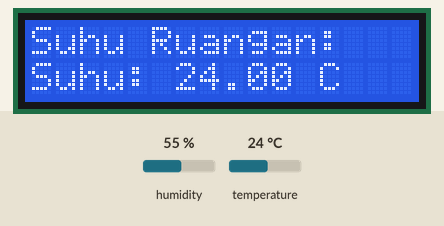
Simulated run of this sketch. Board: Arduino Uno, built with avr-gcc and run on an emulated ATmega328P. On the bench: 16×2 character LCD. Inputs (shaded band) come from the test bench; at power-on: temperature 24 °C, humidity 55 %. What the sketch prints to the serial monitor is not drawn.

Above: at 1.2 s.
1.3 s: temperature set to 12 °C
At 2.9 s:
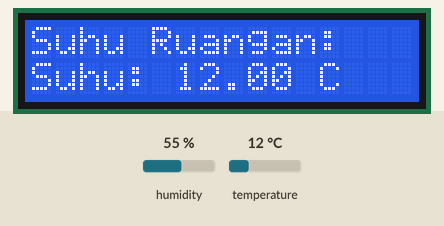
4.0 s: temperature set to 19 °C
At 4.6 s:
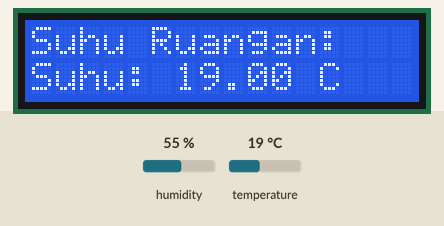
6.7 s: temperature set to 28 °C
At 9.2 s:
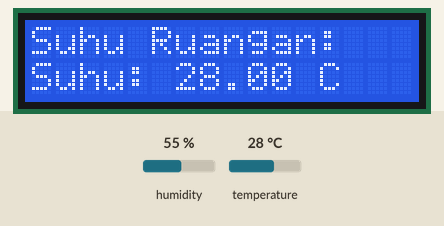
Timing chart, 0 to 10.7 s (numbered marks = the images above; inputs shaded):
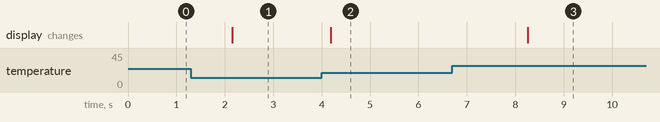

The sketch:

pendeteksi_suhudalam_ruangan.ino
```cpp
#include <DHT.h>
#include <LiquidCrystal_I2C.h>

// Definisikan pin sensor DHT11
#define DHTPIN 2      // Pin sensor DHT11 terhubung ke pin digital 2 pada Arduino
#define DHTTYPE DHT11 // Menentukan tipe sensor yang digunakan (DHT11)

// Inisialisasi objek sensor DHT
DHT dht(DHTPIN, DHTTYPE);

// Inisialisasi objek LCD (gunakan alamat I2C default 0x27 untuk LCD 16x2)
LiquidCrystal_I2C lcd(0x27, 16, 2);

void setup() {
  // Memulai komunikasi serial untuk debugging
  Serial.begin(9600);

  // Inisialisasi sensor DHT
  dht.begin();

  // Inisialisasi LCD
  lcd.begin();
  lcd.backlight();  // Menyalakan backlight LCD
  lcd.setCursor(0, 0);
  lcd.print("Suhu Ruangan:");
}

void loop() {
  // Membaca suhu dalam derajat Celsius
  float suhu = dht.readTemperature();

  // Mengecek apakah pembacaan suhu gagal
  if (isnan(suhu)) {
    Serial.println("Gagal membaca sensor!");
    lcd.setCursor(0, 1);
    lcd.print("Sensor Error");
    return;
  }

  // Menampilkan hasil pembacaan suhu di LCD
  lcd.setCursor(0, 1);
  lcd.print("Suhu: ");
  lcd.print(suhu);
  lcd.print(" C");

  // Menampilkan data ke Serial Monitor
  Serial.print("Suhu: ");
  Serial.print(suhu);
  Serial.println(" C");

  // Tunggu 2 detik sebelum pembacaan selanjutnya
  delay(2000);
}
```

Measured:
- after the input at 1.3 s, the display: changes after 0.85 s (image 1)
- after the input at 4.0 s, the display: changes after 0.19 s (image 2)
- after the input at 6.7 s, the display: changes after 1.6 s (image 3)
